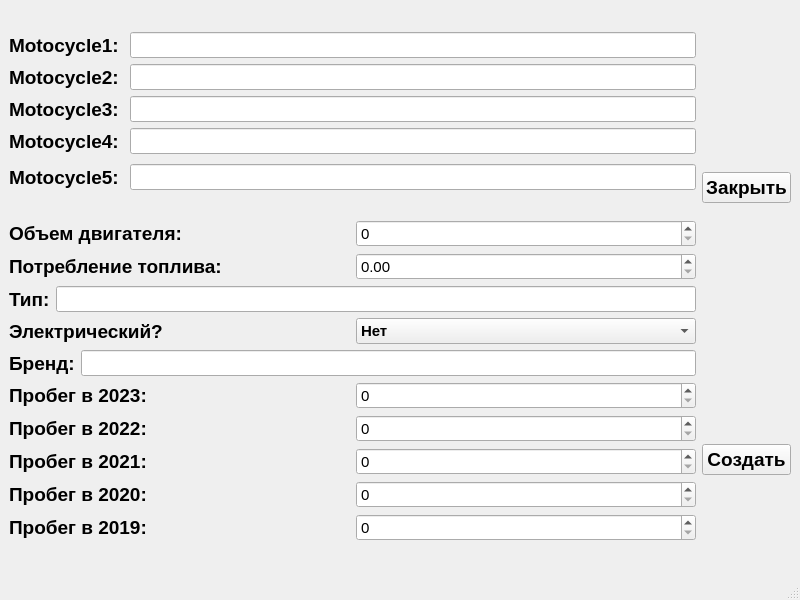
<?xml version="1.0" encoding="UTF-8"?>
<ui version="4.0">
 <class>MainWindow</class>
 <widget class="QMainWindow" name="MainWindow">
  <property name="geometry">
   <rect>
    <x>0</x>
    <y>0</y>
    <width>800</width>
    <height>600</height>
   </rect>
  </property>
  <property name="font">
   <font>
    <pointsize>11</pointsize>
   </font>
  </property>
  <property name="windowTitle">
   <string>MainWindow</string>
  </property>
  <widget class="QWidget" name="centralwidget">
   <layout class="QGridLayout" name="gridLayout">
    <item row="0" column="0" rowspan="2">
     <layout class="QVBoxLayout" name="verticalLayout_3">
      <item>
       <layout class="QVBoxLayout" name="verticalLayout">
        <item>
         <layout class="QHBoxLayout" name="horizontalLayout">
          <item>
           <widget class="QLabel" name="label">
            <property name="font">
             <font>
              <pointsize>14</pointsize>
              <bold>true</bold>
             </font>
            </property>
            <property name="text">
             <string>Motocycle1: </string>
            </property>
           </widget>
          </item>
          <item>
           <widget class="QLineEdit" name="lineEdit">
            <property name="readOnly">
             <bool>true</bool>
            </property>
           </widget>
          </item>
         </layout>
        </item>
        <item>
         <layout class="QHBoxLayout" name="horizontalLayout_2">
          <item>
           <widget class="QLabel" name="label_2">
            <property name="font">
             <font>
              <pointsize>14</pointsize>
              <bold>true</bold>
             </font>
            </property>
            <property name="text">
             <string>Motocycle2: </string>
            </property>
           </widget>
          </item>
          <item>
           <widget class="QLineEdit" name="lineEdit_2">
            <property name="readOnly">
             <bool>true</bool>
            </property>
           </widget>
          </item>
         </layout>
        </item>
        <item>
         <layout class="QHBoxLayout" name="horizontalLayout_3">
          <item>
           <widget class="QLabel" name="label_3">
            <property name="font">
             <font>
              <pointsize>14</pointsize>
              <bold>true</bold>
             </font>
            </property>
            <property name="text">
             <string>Motocycle3: </string>
            </property>
           </widget>
          </item>
          <item>
           <widget class="QLineEdit" name="lineEdit_3">
            <property name="readOnly">
             <bool>true</bool>
            </property>
           </widget>
          </item>
         </layout>
        </item>
        <item>
         <layout class="QHBoxLayout" name="horizontalLayout_4">
          <item>
           <widget class="QLabel" name="label_4">
            <property name="font">
             <font>
              <pointsize>14</pointsize>
              <bold>true</bold>
             </font>
            </property>
            <property name="text">
             <string>Motocycle4: </string>
            </property>
           </widget>
          </item>
          <item>
           <widget class="QLineEdit" name="lineEdit_4">
            <property name="readOnly">
             <bool>true</bool>
            </property>
           </widget>
          </item>
         </layout>
        </item>
       </layout>
      </item>
      <item>
       <layout class="QHBoxLayout" name="horizontalLayout_15">
        <item>
         <widget class="QLabel" name="label_15">
          <property name="font">
           <font>
            <pointsize>14</pointsize>
            <bold>true</bold>
           </font>
          </property>
          <property name="text">
           <string>Motocycle5: </string>
          </property>
         </widget>
        </item>
        <item>
         <widget class="QLineEdit" name="lineEdit_7">
          <property name="readOnly">
           <bool>true</bool>
          </property>
         </widget>
        </item>
       </layout>
      </item>
      <item>
       <spacer name="horizontalSpacer">
        <property name="orientation">
         <enum>Qt::Horizontal</enum>
        </property>
        <property name="sizeHint" stdset="0">
         <size>
          <width>40</width>
          <height>20</height>
         </size>
        </property>
       </spacer>
      </item>
      <item>
       <layout class="QVBoxLayout" name="verticalLayout_2">
        <item>
         <layout class="QHBoxLayout" name="horizontalLayout_5">
          <item>
           <widget class="QLabel" name="label_5">
            <property name="font">
             <font>
              <pointsize>14</pointsize>
              <bold>true</bold>
             </font>
            </property>
            <property name="text">
             <string>Объем двигателя:</string>
            </property>
           </widget>
          </item>
          <item>
           <widget class="QSpinBox" name="spinBox"/>
          </item>
         </layout>
        </item>
        <item>
         <layout class="QHBoxLayout" name="horizontalLayout_6">
          <item>
           <widget class="QLabel" name="label_6">
            <property name="font">
             <font>
              <pointsize>14</pointsize>
              <bold>true</bold>
             </font>
            </property>
            <property name="text">
             <string>Потребление топлива:</string>
            </property>
           </widget>
          </item>
          <item>
           <widget class="QDoubleSpinBox" name="doubleSpinBox"/>
          </item>
         </layout>
        </item>
        <item>
         <layout class="QHBoxLayout" name="horizontalLayout_7">
          <item>
           <widget class="QLabel" name="label_7">
            <property name="font">
             <font>
              <pointsize>14</pointsize>
              <bold>true</bold>
             </font>
            </property>
            <property name="text">
             <string>Тип:</string>
            </property>
           </widget>
          </item>
          <item>
           <widget class="QLineEdit" name="lineEdit_5">
            <property name="font">
             <font>
              <pointsize>11</pointsize>
              <bold>true</bold>
             </font>
            </property>
            <property name="maxLength">
             <number>1</number>
            </property>
           </widget>
          </item>
         </layout>
        </item>
        <item>
         <layout class="QHBoxLayout" name="horizontalLayout_8">
          <item>
           <widget class="QLabel" name="label_8">
            <property name="font">
             <font>
              <pointsize>14</pointsize>
              <bold>true</bold>
             </font>
            </property>
            <property name="text">
             <string>Электрический?</string>
            </property>
           </widget>
          </item>
          <item>
           <widget class="QComboBox" name="comboBox">
            <property name="font">
             <font>
              <pointsize>11</pointsize>
              <bold>true</bold>
             </font>
            </property>
            <item>
             <property name="text">
              <string>Нет</string>
             </property>
            </item>
            <item>
             <property name="text">
              <string>Да</string>
             </property>
            </item>
           </widget>
          </item>
         </layout>
        </item>
        <item>
         <layout class="QHBoxLayout" name="horizontalLayout_9">
          <item>
           <widget class="QLabel" name="label_9">
            <property name="font">
             <font>
              <pointsize>14</pointsize>
              <bold>true</bold>
             </font>
            </property>
            <property name="text">
             <string>Бренд:</string>
            </property>
           </widget>
          </item>
          <item>
           <widget class="QLineEdit" name="lineEdit_6"/>
          </item>
         </layout>
        </item>
        <item>
         <layout class="QHBoxLayout" name="horizontalLayout_10">
          <item>
           <widget class="QLabel" name="label_10">
            <property name="font">
             <font>
              <pointsize>14</pointsize>
              <bold>true</bold>
             </font>
            </property>
            <property name="text">
             <string>Пробег в 2023:</string>
            </property>
           </widget>
          </item>
          <item>
           <widget class="QSpinBox" name="spinBox_2">
            <property name="maximum">
             <number>10000</number>
            </property>
           </widget>
          </item>
         </layout>
        </item>
        <item>
         <layout class="QHBoxLayout" name="horizontalLayout_11">
          <item>
           <widget class="QLabel" name="label_11">
            <property name="font">
             <font>
              <pointsize>14</pointsize>
              <bold>true</bold>
             </font>
            </property>
            <property name="text">
             <string>Пробег в 2022:</string>
            </property>
           </widget>
          </item>
          <item>
           <widget class="QSpinBox" name="spinBox_3">
            <property name="maximum">
             <number>10000</number>
            </property>
           </widget>
          </item>
         </layout>
        </item>
        <item>
         <layout class="QHBoxLayout" name="horizontalLayout_12">
          <item>
           <widget class="QLabel" name="label_12">
            <property name="font">
             <font>
              <pointsize>14</pointsize>
              <bold>true</bold>
             </font>
            </property>
            <property name="text">
             <string>Пробег в 2021:</string>
            </property>
           </widget>
          </item>
          <item>
           <widget class="QSpinBox" name="spinBox_4">
            <property name="maximum">
             <number>10000</number>
            </property>
           </widget>
          </item>
         </layout>
        </item>
        <item>
         <layout class="QHBoxLayout" name="horizontalLayout_13">
          <item>
           <widget class="QLabel" name="label_13">
            <property name="font">
             <font>
              <pointsize>14</pointsize>
              <bold>true</bold>
             </font>
            </property>
            <property name="text">
             <string>Пробег в 2020:</string>
            </property>
           </widget>
          </item>
          <item>
           <widget class="QSpinBox" name="spinBox_5">
            <property name="maximum">
             <number>10000</number>
            </property>
           </widget>
          </item>
         </layout>
        </item>
        <item>
         <layout class="QHBoxLayout" name="horizontalLayout_14">
          <item>
           <widget class="QLabel" name="label_14">
            <property name="font">
             <font>
              <pointsize>14</pointsize>
              <bold>true</bold>
             </font>
            </property>
            <property name="text">
             <string>Пробег в 2019:</string>
            </property>
           </widget>
          </item>
          <item>
           <widget class="QSpinBox" name="spinBox_6">
            <property name="maximum">
             <number>10000</number>
            </property>
           </widget>
          </item>
         </layout>
        </item>
       </layout>
      </item>
     </layout>
    </item>
    <item row="0" column="1">
     <widget class="QPushButton" name="pushButton">
      <property name="font">
       <font>
        <pointsize>14</pointsize>
        <bold>true</bold>
       </font>
      </property>
      <property name="text">
       <string>Закрыть</string>
      </property>
     </widget>
    </item>
    <item row="1" column="1">
     <widget class="QPushButton" name="pushButton_2">
      <property name="font">
       <font>
        <pointsize>14</pointsize>
        <bold>true</bold>
       </font>
      </property>
      <property name="text">
       <string>Создать</string>
      </property>
     </widget>
    </item>
   </layout>
  </widget>
  <widget class="QMenuBar" name="menubar">
   <property name="geometry">
    <rect>
     <x>0</x>
     <y>0</y>
     <width>800</width>
     <height>22</height>
    </rect>
   </property>
  </widget>
  <widget class="QStatusBar" name="statusbar"/>
 </widget>
 <resources/>
 <connections/>
</ui>
